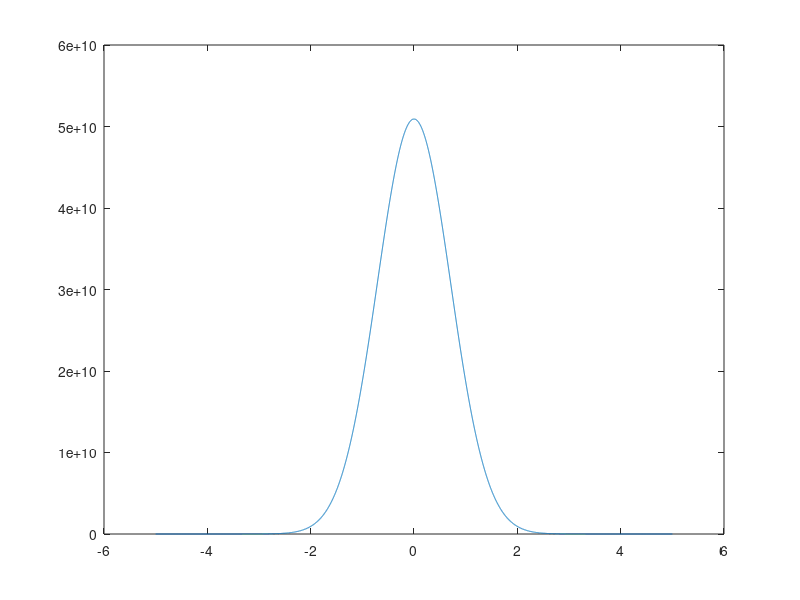

MATLAB code for this plot: (Note: this script raises an error after producing the figure.)
%Problem 1
clc
clear all
time_p = [0.001:0.001:5]
time_n = [-0.001:-0.001:-5]
time_45=union(time_n,time_p)

initial_y = 1;
func = @(y,t) y.*(-2*t+(1./t))
[t,y] = ode45(func,time_45,initial_y);
figure()
plot(t,y)
syms y(t)
ode=diff(y,t) == y.*(-2.*t+1./t);
cond= y(0)==1;
ySol(t) = dsolve(ode,cond)


